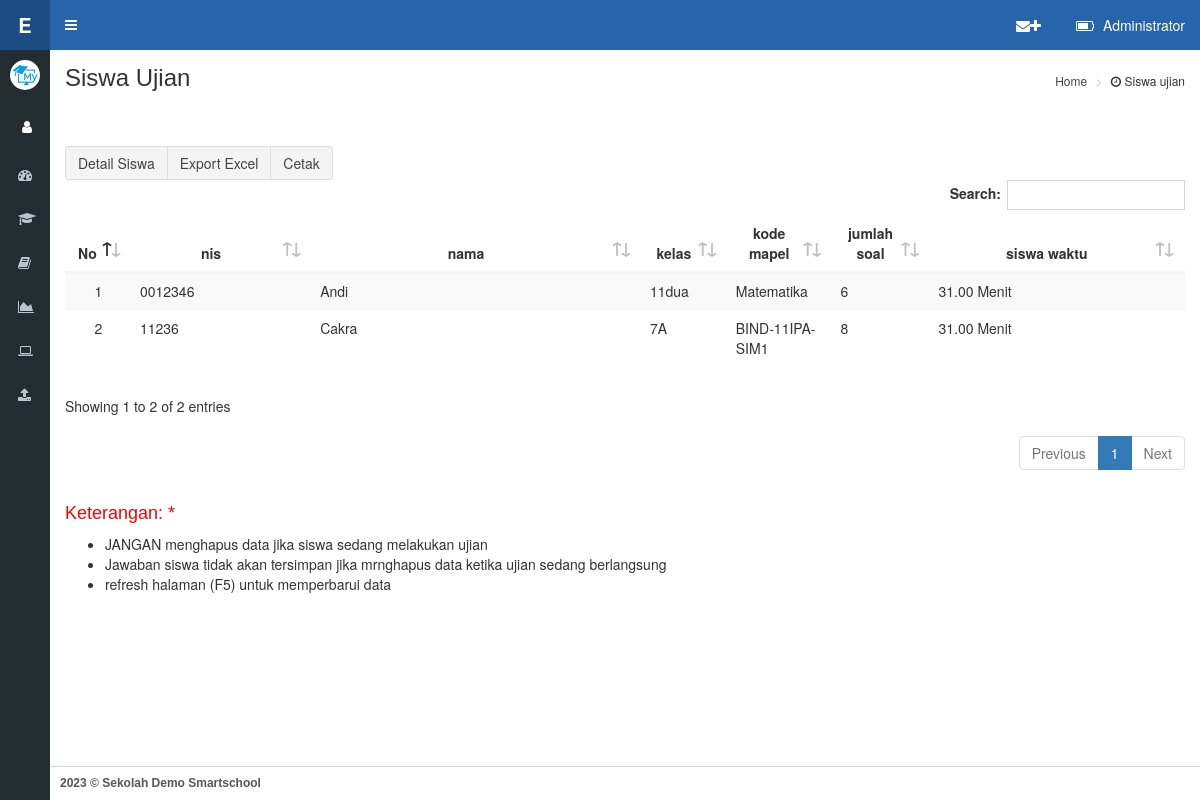
Screenshot of /on-admin/ujianbase.php (signed in) with the database file from the repository.
### tables this page shows
CREATE TABLE `users` (
  `id` int(10) NOT NULL,
  `nip` varchar(100) NOT NULL,
  `nama` varchar(200) NOT NULL,
  `jabatan` text NOT NULL,
  `pass` varchar(255) NOT NULL,
  `Id_User` int(11) NOT NULL DEFAULT '1',
  `Id_Usergroup_User` int(11) NOT NULL DEFAULT '1',
  `foto` varchar(100) DEFAULT NULL,
  `instagram` varchar(100) NOT NULL,
  `youtube` varchar(100) NOT NULL,
  `phone` varchar(20) NOT NULL,
  `admin_su` varchar(2) NOT NULL DEFAULT '0'
);

CREATE TABLE `profil` (
  `id` int(11) NOT NULL,
  `n_sekolah` varchar(30) NOT NULL,
  `sub_n_sekolah` varchar(100) NOT NULL,
  `kode_sekolah` varchar(30) NOT NULL,
  `logo` varchar(30) NOT NULL,
  `logo_ujian` varchar(30) NOT NULL,
  `jenis_ujian` text NOT NULL,
  `kota` varchar(30) NOT NULL,
  `tanggal` text NOT NULL,
  `th_ajaran` varchar(15) NOT NULL,
  `logo_kota` varchar(30) NOT NULL,
  `web` varchar(30) NOT NULL,
  `bg_login` varchar(30) NOT NULL,
  `kepsek` varchar(50) NOT NULL,
  `nip` varchar(20) NOT NULL
);

CREATE TABLE `jawaban` (
  `nis` varchar(20) NOT NULL,
  `nama` varchar(30) NOT NULL,
  `kelas` varchar(10) NOT NULL,
  `kodemapel` varchar(20) NOT NULL,
  `jumlahsoal` int(11) NOT NULL,
  `kodesoal` varchar(30) NOT NULL,
  `aktif` varchar(20) NOT NULL,
  `waktu` varchar(10) NOT NULL,
  `jawabansiswa` varchar(100) DEFAULT NULL,
  `benar` varchar(10) DEFAULT NULL,
  `salah` varchar(10) DEFAULT NULL,
  `nilai` varchar(10) DEFAULT NULL,
  `kuncisoal` varchar(100) DEFAULT NULL,
  `mulaiujian` varchar(12) NOT NULL,
  `lamaujian` varchar(12) NOT NULL,
  `waktuselesai` varchar(12) NOT NULL,
  `sisawaktu` varchar(8) NOT NULL
);

### on-admin/conn/cek.php (called while the page is built, shortened)
<?php
if (!isset($_SESSION['admin']) || empty($_SESSION['admin'])) {
header('location:../admin/index.php');
} else {
$username=$_SESSION['admin'];
}
?>

### on-admin/conn/fungsi.php (called while the page is built, shortened)
<?php
$query = mysqli_query ($konek, "SELECT * FROM users WHERE nip='$username'");
$ar = mysqli_fetch_array ($query);
$nama=$ar['nama'];
?>

### on-admin/page/dt_ujianbase.php (the view, shortened to what this page needs)
<thead>
	<tr>
		<th width="4%">No</th>
		<th width="15%">nis</th>
		<th width="25%">nama</th>
		<th width="4%">kelas</th>
		<th width="10%">kode mapel</th>
		<th width="4%">jumlah soal</th>
		<th width="20%">siswa waktu</th>
	</tr>
</thead>
<tbody>
	<?php
		$querydosen = mysqli_query ($konek, "SELECT * FROM jawaban");
		$i=1;
		while ($vv = mysqli_fetch_array ($querydosen)){
		$sisa=$vv[sisawaktu]/60;
		$sisawaktu = number_format($sisa, 2, '.', '');
			echo "
				<tr>
					<td align=center>$i</td>
					<td>$vv[nis]</td>
					<td>$vv[nama]</td>
					<td>$vv[kelas]</td>
					<td>$vv[kodemapel]</td>
					<td>$vv[jumlahsoal]</td>
					<td>$sisawaktu Menit</td>
					<td>$vv[mulaiujian]</td>
					<td>$vv[lamaujian]</td>
					<td>$vv[jawabansiswa]</td>
				</tr>";
		$i++;
		}
	?>
</tbody>

### on-admin/navbar/content_header.php (shortened to what this page needs)
<header class="main-header">
<div class="logo">
<span class="logo-sm">
<b style="color:white;">E CBT <?php echo date ('Y') ?></b></span>
</div>
  <nav class="navbar navbar-static-top" role="navigation">
    <a href="#" class="sidebar-toggle" data-toggle="push-menu" role="button">
    </a>
    <div class="navbar-custom-menu">
      <ul class="nav navbar-nav">
        <li class="dropdown user user-menu">
          <a href="#" class="dropdown-toggle" data-toggle="dropdown">
            <i class="fa fa-battery-three-quarters"></i>
                <span class="hidden-xs" style="text-transform:capitalize;"><?php echo $nama;?></span>
          </a>
        </li>
      </ul>
    </div>
    <div class="navbar-custom-menu">
      <ul class="nav navbar-nav">
        <li class="dropdown user user-menu">
          <a href="pesan.php">
            <i class="fa fa-envelope"><i class="fa fa-plus"></i></i>
          </a>
        </li>
      </ul>
    </div>
  </nav>
</header>

### on-admin/navbar/userpanel.php (shortened to what this page needs)
<?php
$qq = mysqli_query ($konek, "SELECT * FROM profil where id='1'");
						while ($xx = mysqli_fetch_array ($qq)){
                        ?>
		<div class="user-panel">
            <div class="pull-left image">
              <img src="../aset/foto/<?php echo $xx['logo'];?>" class="img-circle" alt="User Image">
            </div>
		  </div>
		  <div class="user-panel">
            <div class="pull-left image">
			<a href="profil.php" data-toggle="tooltip" data-placement="right" title="Profil"><button id="cog" class="btn btn-default btn-md"><i class="fa fa-user"></i></button></a>
            <a href="theme.php" data-placement="right" data-toggle="tooltip" title="setting"><button id="cog" class="btn btn-default"><i class="fa fa-cog"></i></button></a>
            </div>
        </div>
<?php }?>

### on-admin/ujianbase.php (style rules this page uses)
#cog { border-radius:0; background-color:#222d32; color:white; border:0; }

### rows the page displays
users: nama "Administrator"
profil: logo (picture)
jawaban: nis "0012346", nama "Andi", kelas "11dua", kodemapel "Matematika", jumlahsoal "6", sisawaktu "31.00"
jawaban: nis "11236", nama "Cakra", kelas "7A", kodemapel "BIND-11IPA-SIM1", jumlahsoal "8", sisawaktu "31.00"
